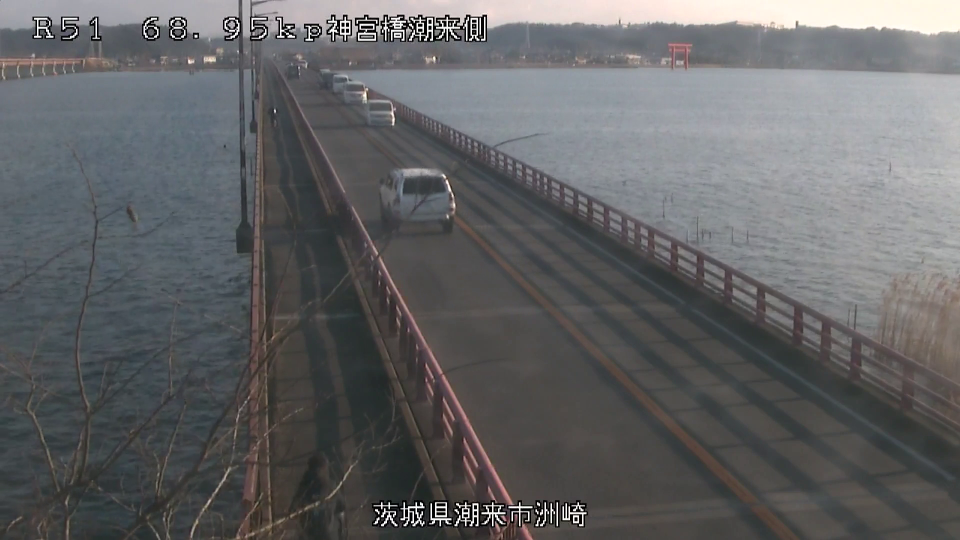
#> input picture thumbnails/Jingubashi.png, 1920 x 1080 px (shown at 1/2 size)
$ python plot.py
#> lines starting #> are read from the running program, lines starting #| are printed output that depends on the picture
### utils/parser.py
import pandas as pd
import numpy as np

def parser(text):
#> called with text = 'texts/Jingubashi.txt'
    f = pd.read_csv(text, sep=' ')
#> (reads texts/Jingubashi.txt from the repository)
    df = pd.DataFrame(f)
    df.columns = ['frame', 'ID', 'x', 'y', 'w', 'h', 'n1', 'n2', 'n3', 'n4', 'n5']
    df = df.drop(columns=["n1", "n2", "n3", "n4", "n5"])
    return df

# [27 lines left out: functions parser_byte, parser_class, centerize, not called in this run]

def xy_array(x, y):
    xy = np.stack([x, y], -1)
    return xy

# [7 lines left out: function ids, not called in this run]


### plot.py
import argparse
import pandas as pd
import cv2
import matplotlib.pyplot as plt
from PIL import Image
import seaborn as sns

from utils.parser import *

def plot(text, image, plot, output, model,point_size):
    if model == "deepsort":
        df = parser(text)

    elif model == "bytetrack":
        df = parser_byte(text)

    fig = plt.figure(facecolor="w")
    ax = fig.add_subplot(1, 1, 1, aspect="equal")

    for ID, group in df.groupby('ID'):
        frame = group['frame']
        car_id = group['ID']
        id_max = max(car_id)
        id_min = min(car_id)
        x_min = group['x']
        y_min = group['y']
        w = group['w']
        h = group['h']
        f_max = max(frame)
        f_min = min(frame)
        #print(f_max, f_min, car_id)

        # プロットの仕方を指定
        if plot == "scatter" :
            x_c = x_min + w / 2
            y_c = y_min + h
            color = (car_id - id_min) / (id_max - id_min)
            plt.scatter(x_c, y_c, c=frame, cmap='jet',s=point_size)

        elif plot == "rectangle" :
            for x, y, w, h, f in zip(x_min, y_min, w, h, frame):
                rect = patch.Rectangle(
                    (x, y),
                    w,
                    h,
                    edgecolor = cm.turbo((f - f_min) / (f_max - f_min)),
                    facecolor = cm.turbo((f - f_min) / (f_max - f_min)),
                    fill=True
                )
                ax.add_patch(rect)

        elif plot == "line" :
            x_max = x_min + h
            y_max = y_min + w
            plt.scatter(x_min, y_max, c=frame, cmap="jet")
            plt.scatter(x_max, y_max, c=frame, cmap="jet")

        else:
            print("division_by_zero")

    # 画像を書き出す
    im = Image.open(image)
#> im is the input picture: PIL image 1920x1080 RGB; mean R, G, B 99, 99.6, 101
    #sns.scatterplot(x=X[:,0], y=X[:,1], hue=["cluster-{}".format(x) for x in labels])
    plt.imshow(im, alpha=0.6)
    fig.subplots_adjust(left=0, right=1, bottom=0, top=1)
    plt.savefig(output)
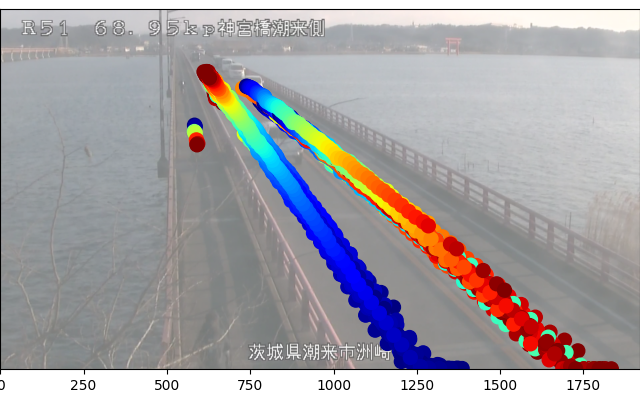
#> figure drawn by matplotlib, 1 panel

def parse_opt(opt):
    parser = argparse.ArgumentParser()
    parser.add_argument('--text', type=str, default='texts/Jingubashi.txt', help='text file tracks with DeepSORT')
    parser.add_argument('--image', type=str, default='thumbnails/Jingubashi.png', help='background image of trajectory plot')
    parser.add_argument('--plot', type=str, default='scatter', help='set draw style')
    parser.add_argument('--model', type=str, default='deepsort', help='select deepsort or bytetrack')
    parser.add_argument('--point_size', type=float, default='100', help='select point size person=1')
    parser.add_argument('--output', type=str, default='track.png', help='output image name')
    opt = parser.parse_args()
    return opt

def main(opt):
    plot(**vars(opt))

if __name__ == "__main__":
    opt = parse_opt(True)
    main(opt)
